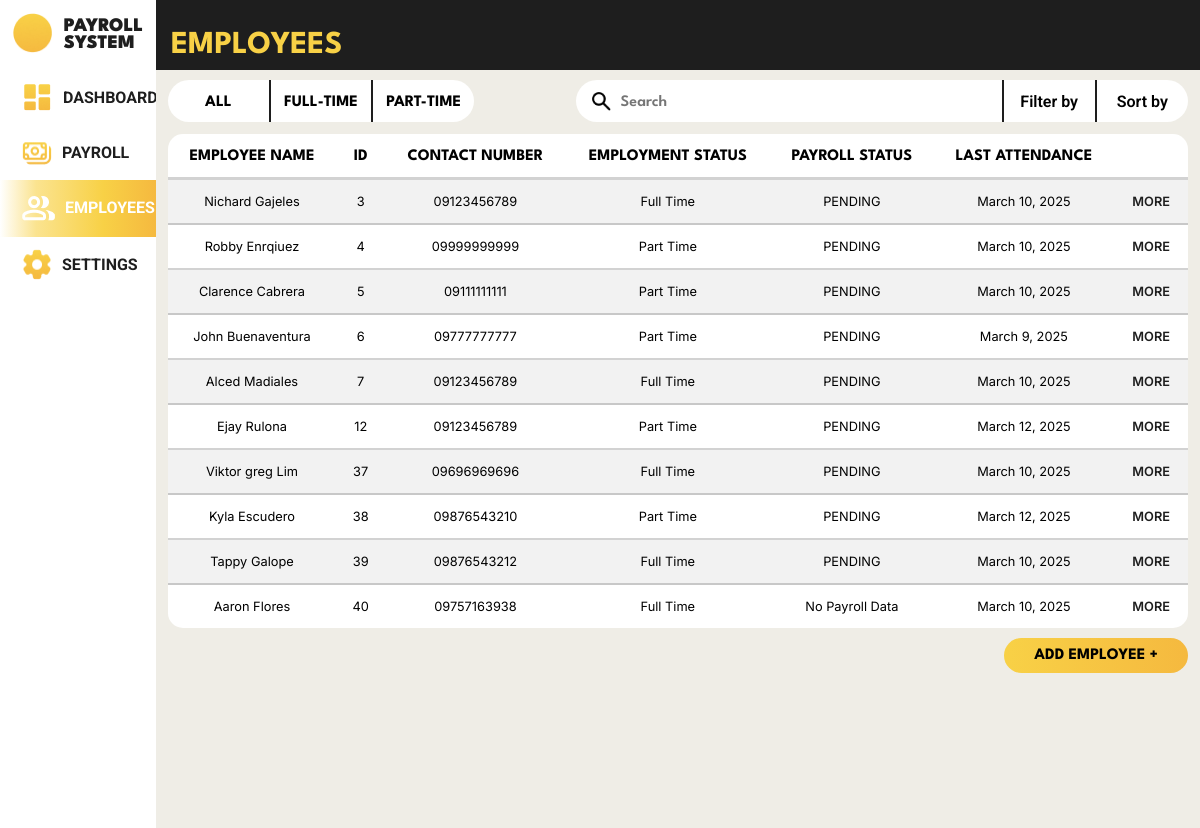
The page /payroll_system/employees/ (signed in) on the database its author committed.
### payroll_system/models.py (models this page shows, shortened)
class Employee(models.Model):
    class Gender(models.TextChoices):
        MALE = 'Male', _('Male')
        FEMALE = 'Female', _('Female')
        OTHERS = 'Others', _('Others')
    class HighestEducation(models.TextChoices):
        GRADESCHOOL = 'Grade School', _('Grade School')
        HIGHSCHOOL = 'High School', _('High School')
        BACHELORS_DEGREE = 'Bachelor\'s Degree', _('Bachelor\'s Degree')
        VOCATIONAL_EDUCATION = 'Vocational Education', _('Vocational Education')
        MASTERS_DEGREE = 'Master\'s Degree', _('Master\'s Degree')
    class EmployeeStatus(models.TextChoices):
        FULLTIME = 'Full Time', _('Full Time')
        PARTTIME = 'Part Time', _('Part Time')
    class ActiveStatus(models.TextChoices):
        ACTIVE = 'Active', _('Active')
        INACTIVE = 'Inactive', _('Inactive')
    employee_id = models.AutoField(primary_key=True)
    first_name = models.CharField(max_length=100, null=False)
    middle_name = models.CharField(max_length=100, null=True, blank=True)
    last_name = models.CharField(max_length=100, null=False)
    gender = models.CharField(max_length=6, choices=Gender.choices, null=False)
    date_of_birth = models.DateField(null=True)
    contact_number = models.CharField(max_length=15, null=True)
    emergency_contact = models.CharField(max_length=15, null=True)
    barangay = models.CharField(max_length=100, null=True)
    postal_address = models.IntegerField(null=True)
    highest_education = models.CharField(max_length=20, choices=HighestEducation.choices, null=True)
    work_experience = models.CharField(max_length=2083, null=True)
    date_of_employment = models.DateField(default=timezone.now)
    days_worked = models.IntegerField(default=0, null=False)
    employee_status = models.CharField(max_length=9, choices=EmployeeStatus.choices, null=True)
    active_status = models.CharField(max_length=8, choices=ActiveStatus.choices, default=ActiveStatus.ACTIVE)
    absences = models.IntegerField(default=0, null=False)
    employee_image = models.ImageField(null=True, blank=True, upload_to='images/')

### payroll_system/views.py (the view)
# urls.py: path('employees/', views.employees, name='employees'),
@login_required
def employees(request):
    latest_attendance_subquery = (
        Attendance.objects
        .filter(employee_id_fk=OuterRef('pk'))
        .order_by('-date')
        .values('date')[:1]
    )
    latest_payroll_subquery = (
        Payroll.objects
        .filter(employee_id_fk=OuterRef('pk'))
        .order_by('-payment_date')
        .values('payroll_status')[:1]
    )
    employees = (
        Employee.objects
        .annotate(
            latest_attendance_date=Subquery(latest_attendance_subquery),
            latest_payroll_status=Subquery(latest_payroll_subquery)
        )
        .all()
    )
    context = {
        'employees': employees
    }
    return render(request, 'payroll_system/employees.html', context)

### payroll_system/templates/payroll_system/employees.html (shortened to what this page needs)
{% load static %}
<!DOCTYPE html>
<html lang="en">
<head>
    <link rel="stylesheet" href="{% static 'css/template.css' %}">
    <link rel="stylesheet" href="{% static 'css/employees.css' %}">
</head>
<body>
    <div class="body">
        <nav>
            <div class="logo">
                <div class="logo-group">
                    <div class="logo-picture">
                        <img src="{% static 'images/logo_icon.png' %}" alt="">
                    </div>
                    <div class="logo-name">
                        <p>PAYROLL</p>
                        <p>SYSTEM</p>
                    </div>
                </div>
            </div>
            <div class="menu">
                <ul>
                    <li class="menu-dashboard">
                        <a href="{% url 'payroll_system:dashboard' %}">
                            <img src="{% static 'images/dashboard_icon.png' %}" alt="">
                            <div class="link">DASHBOARD</div>
                        </a>
                    </li>
                    <li class="menu-payroll">
                        <a href="{% url 'payroll_system:payrolls' %}">
                            <img src="{% static 'images/payroll_icon.png' %}" alt="">
                            <div class="link">PAYROLL</div>
                        </a>
                    </li>
                    <li class="menu-employees" id="focused">
                        <a href="{% url 'payroll_system:employees' %}">
                            <img src="{% static 'images/employee_icon_focused.png' %}" alt="">
                            <div class="link">EMPLOYEES</div>
                        </a>
                    </li>
                    <li class="menu-settings">
                        <a href="{% url 'payroll_system:settings' %}">
                            <img src="{% static 'images/settings_icon.png' %}" alt="">
                            <div class="link">SETTINGS</div>
                        </a>
                    </li>
                </ul>
            </div>
        </nav>
        <header>
            <h1>EMPLOYEES</h1>
        </header>
        <div class="system_content">
            <div class="container">
                <div class="top">
                    <div class="container_1">
                        <div class="employee_status">
                            <div class="all">
                                <button>
                                    <p>ALL</p>
                                </button>
                            </div>
                            <div class="full-time">
                                <button>
                                    <p>FULL-TIME</p>
                                </button>
                            </div>
                            <div class="part-time">
                                <button>
                                    <p>PART-TIME</p>
                                </button>
                            </div>
                        </div>
                    </div>
                    <div class="container_2">
                        <div class="search_filter" >
                            <div class="search">
                                <form method="post">
                                    <button type="submit"><img src="{% static 'images/search_icon.png' %}" alt=""></button>
                                    <input type="text" placeholder="Search">
                                </form>
                            </div>
                            <div class="filter">
                                <button>
                                    <p>Filter by</p>
                                </button>
                            </div>
                            <div class="sort">
                                <button>
                                    <p>Sort by</p>
                                </button>
                            </div>
                        </div>
                    </div>
                </div>
                <div class="table">
                    <table>
                        <tr>
                            <th>EMPLOYEE NAME</th>
                            <th>ID</th>
                            <th>CONTACT NUMBER</th>
                            <th>EMPLOYMENT STATUS</th>
                            <th>PAYROLL STATUS</th>
                            <th>LAST ATTENDANCE</th>
                            <th></th>
                        </tr>
                        {% for employee in employees %}
                            <tr class="emp1">
                                <td>{{ employee.first_name }} {{ employee.last_name }}</td>
                                <td>{{ employee.employee_id }}</td>
                                <td>{{ employee.contact_number}}</td>
                                <td>{{ employee.employee_status }}</td>
                                <td>
                                    {% if employee.latest_payroll_status %}
                                        {{ employee.latest_payroll_status }}
                                    {% else %}
                                        No Payroll Data
                                    {% endif %}
                                </td>
                                <td>
                                    {% if employee.latest_attendance_date %}
                                        {{ employee.latest_attendance_date }}
                                    {% else %}
                                        No Attendance Data
                                    {% endif %}
                                </td>
                                <td>
                                    <a href="{% url 'payroll_system:employee_profile' employee.employee_id %}">MORE</a>
                                </td>
                            </tr>
                        {% endfor %}
                    </table>
                    <div class="button">
                        <a href="{% url 'payroll_system:employee_registration' %}"><button class="addemployeebutton">ADD EMPLOYEE +</button></a>
                    </div>
                </div>
            </div>
        </div>
    </div>
</body>
</html>

### static/css/template.css (style rules this page uses)
html, body { margin: 0; height: 100%; width: 100%; background-color: #EFEDE6; }
.body { height: 100%; width: 100%; display: grid; grid-template-areas: 'nav head head' 'nav main main' 'nav main main'; grid-template-columns: 13% auto auto; grid-template-rows: 70px auto auto; background-color: #EFEDE6; }
nav { height: 100%; width: 13%; position: fixed; top: 0; left: 0; grid-area: nav; z-index: 10; background-color: white; }
nav .logo { height: 70px; display: flex; justify-content: center; align-items: center; }
nav .logo .logo-group { display: flex; overflow: hidden; }
nav .logo .logo-group .logo-picture img { height: 40px; width: auto; object-fit: cover; }
nav .logo .logo-group .logo-name { margin: 5px 0 5px 12px; }
nav .logo .logo-group .logo-name p { margin: 0; text-align: left; color: #1e1e1e; font-family: 'League Spartan'; font-size: 120%; font-weight: 900; }
nav .menu { height: fit-content; }
nav .menu ul { list-style-type: none; margin: 0; padding: 0; }
nav .menu ul .menu-dashboard, nav .menu ul .menu-payroll, nav .menu ul .menu-employees, nav .menu ul .menu-settings { margin: 0; padding: 10px 20px; overflow: hidden; }
nav .menu ul .menu-dashboard a, nav .menu ul .menu-payroll a, nav .menu ul .menu-employees a, nav .menu ul .menu-settings a { text-decoration: none; display: flex; }
nav .menu ul .menu-dashboard a .link, nav .menu ul .menu-payroll a .link, nav .menu ul .menu-employees a .link, nav .menu ul .menu-settings a .link { margin: 8px; text-decoration: none; text-align: left; color: #1e1e1e; font-family: 'Roboto'; font-size: 100%; font-weight: 700; }
#focused { background: linear-gradient(89.98deg, rgba(248, 209, 70, 0), rgba(248, 209, 70, 0.6) 23%, #f8d146 66%, #f5b93f); }
#focused .link { color: #fff; }
header { grid-area: head; z-index: 9; background-color: #1e1e1e; color: #f8d146; font-family: 'League Spartan'; display: flex; justify-content: start; align-items: end; }
header h1 { margin: 10px 15px; font-size: 2rem; }
.system_content { grid-area: main; z-index: 8; background: none; }

### rows shown on the page
Employee: first_name "Nichard", last_name "Gajeles", employee_id "3", contact_number "09123456789", employee_status "Full Time", latest_payroll_status "PENDING", latest_attendance_date "March 10, 2025"
Employee: first_name "Robby", last_name "Enrqiuez", employee_id "4", contact_number "09999999999", employee_status "Part Time", latest_payroll_status "PENDING", latest_attendance_date "March 10, 2025"
Employee: first_name "Clarence", last_name "Cabrera", employee_id "5", contact_number "09111111111", employee_status "Part Time", latest_payroll_status "PENDING", latest_attendance_date "March 10, 2025"
Employee: first_name "John", last_name "Buenaventura", employee_id "6", contact_number "09777777777", employee_status "Part Time", latest_payroll_status "PENDING", latest_attendance_date "March 9, 2025"
Employee: first_name "Alced", last_name "Madiales", employee_id "7", contact_number "09123456789", employee_status "Full Time", latest_payroll_status "PENDING", latest_attendance_date "March 10, 2025"
Employee: first_name "Ejay", last_name "Rulona", employee_id "12", contact_number "09123456789", employee_status "Part Time", latest_payroll_status "PENDING", latest_attendance_date "March 12, 2025"
Employee: first_name "Viktor greg", last_name "Lim", employee_id "37", contact_number "09696969696", employee_status "Full Time", latest_payroll_status "PENDING", latest_attendance_date "March 10, 2025"
Employee: first_name "Kyla", last_name "Escudero", employee_id "38", contact_number "09876543210", employee_status "Part Time", latest_payroll_status "PENDING", latest_attendance_date "March 12, 2025"
Employee: first_name "Tappy", last_name "Galope", employee_id "39", contact_number "09876543212", employee_status "Full Time", latest_payroll_status "PENDING", latest_attendance_date "March 10, 2025"
Employee: first_name "Aaron", last_name "Flores", employee_id "40", contact_number "09757163938", employee_status "Full Time", shows "No Payroll Data", latest_attendance_date "March 10, 2025"
